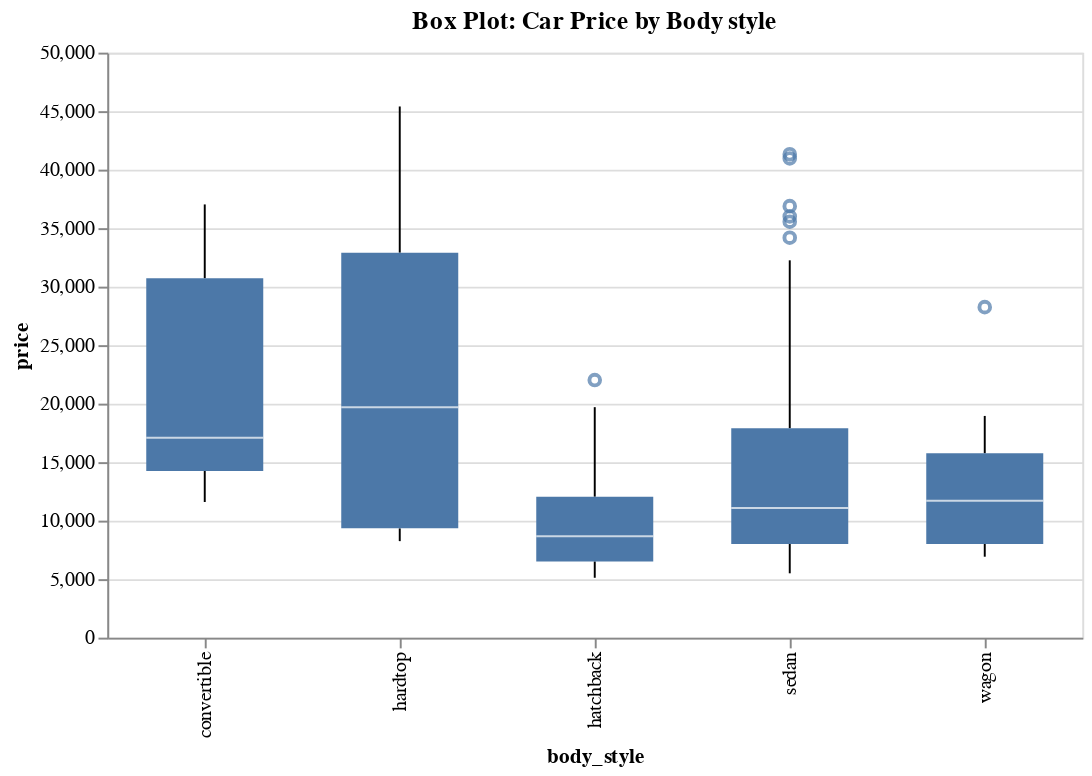

The code cell stored with this chart in its notebook:
### Markdown cell above
Adding a title

### Code cell
# Adding a title
alt.Chart(df).mark_boxplot(size=60).encode(
    x='body_style',
    y='price'
).properties(
    width=500,
    title='Box Plot: Car Price by Body style'
)

### Figure 1 — Vega-Lite specification as saved in the notebook (floating-point values rounded to 4 significant figures; data arrays with more than 128 entries replaced by an {"elided": "..."} marker saying what was removed)
{"config": {"view": {"continuousWidth": 300, "continuousHeight": 300}}, "data": {"name": "data-377522f69c9237e141896e4eb0e07f53"}, "mark": {"type": "boxplot", "size": 60}, "encoding": {"x": {"field": "body_style", "type": "nominal"}, "y": {"field": "price", "type": "quantitative"}}, "title": "Box Plot: Car Price by Body style", "width": 500, "$schema": "https://vega.github.io/schema/vega-lite/v5.17.0.json", "datasets": {"data-377522f69c9237e141896e4eb0e07f53": {"elided": "205 records"}}}
